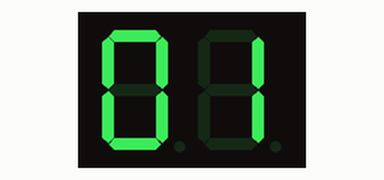
Simulated run of this sketch. Board: ESP32. Parts: 2-digit seven-segment display. Wiring (inferred from the names in the program): 2-digit 7-segment display, segments lit when HIGH: segments GPIO 4, GPIO 0, GPIO 17, GPIO 16, GPIO 23, GPIO 19, GPIO 18; digit selects GPIO 27, GPIO 14. The segment pins are drawn as the display they are named for.

Above: at 0.1 s.
At 1.2 s:
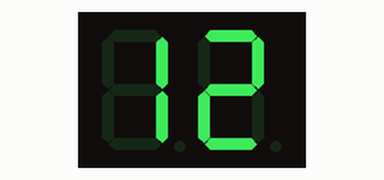
At 2.2 s:
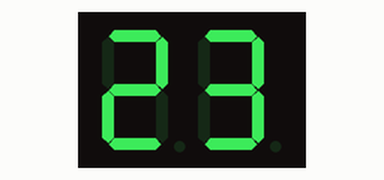
At 3.2 s:
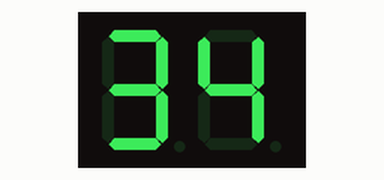
At 5.1 s:
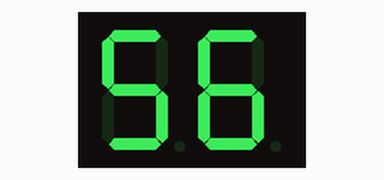
At 8.1 s:
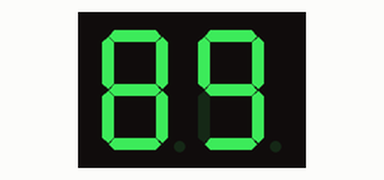

Measured:
- by itself, everything shown: repeats every 9.0 s, in 10 steps
- what the display in image 0 shows lasts 1.0 s, from 0.1 s to 1.1 s

The sketch:

Test003.ino
```cpp
const int DG[2]={27,14};
const int segMentPin[7]={4,0,17,16,23,19,18};
const int dot=20;
int i;
int digit=0;
int num=0;
bool segMent[10][7]={1,1,1,1,1,1,0,
                     0,1,1,0,0,0,0,
                     1,1,0,1,1,0,1,
                     1,1,1,1,0,0,1,
                     0,1,1,0,0,1,1,
                     1,0,1,1,0,1,1,
                     1,0,1,1,1,1,1,
                     1,1,1,0,0,0,0,
                     1,1,1,1,1,1,1,
                     1,1,1,1,0,1,1};


hw_timer_t * timer = NULL;  /* create a hardware timer */
hw_timer_t * countTime = NULL;
void IRAM_ATTR onTimer(){
  if(digit==0){
    digitalWrite(DG[0],LOW);
    for(i=0;i<7;i++)
    {
      digitalWrite(segMentPin[i],segMent[num][i]);
    }
    digitalWrite(DG[1],HIGH);
    digit=1;
  }
  else
  {
    digitalWrite(DG[1],LOW);
    for(i=0;i<7;i++)
    {
      digitalWrite(segMentPin[i],segMent[num+1][i]);
    }
    digitalWrite(DG[0],HIGH);
    digit=0;
  }

}
void IRAM_ATTR counting(){
  num=(num<8?num+1:0);
}
void setup() {
   timer = timerBegin(0, 80, true);   //Timer number 0
   timerAttachInterrupt(timer, &onTimer, true);
   timerAlarmWrite(timer, 1000000/30/2, true);
   timerAlarmEnable(timer);

   countTime = timerBegin(1,80,true);  //Timer number 1
   timerAttachInterrupt(countTime, &counting, true);
   timerAlarmWrite(countTime, 1000000, true);
   timerAlarmEnable(countTime);

   for(i=0;i<2;i++){
    pinMode(DG[i],OUTPUT);
    digitalWrite(DG[i],HIGH);
  }
  for(i=0;i<7;i++)
  { pinMode(segMentPin[i],OUTPUT);
    digitalWrite(segMentPin[i],HIGH);
  }
}

void loop() {
}
```
